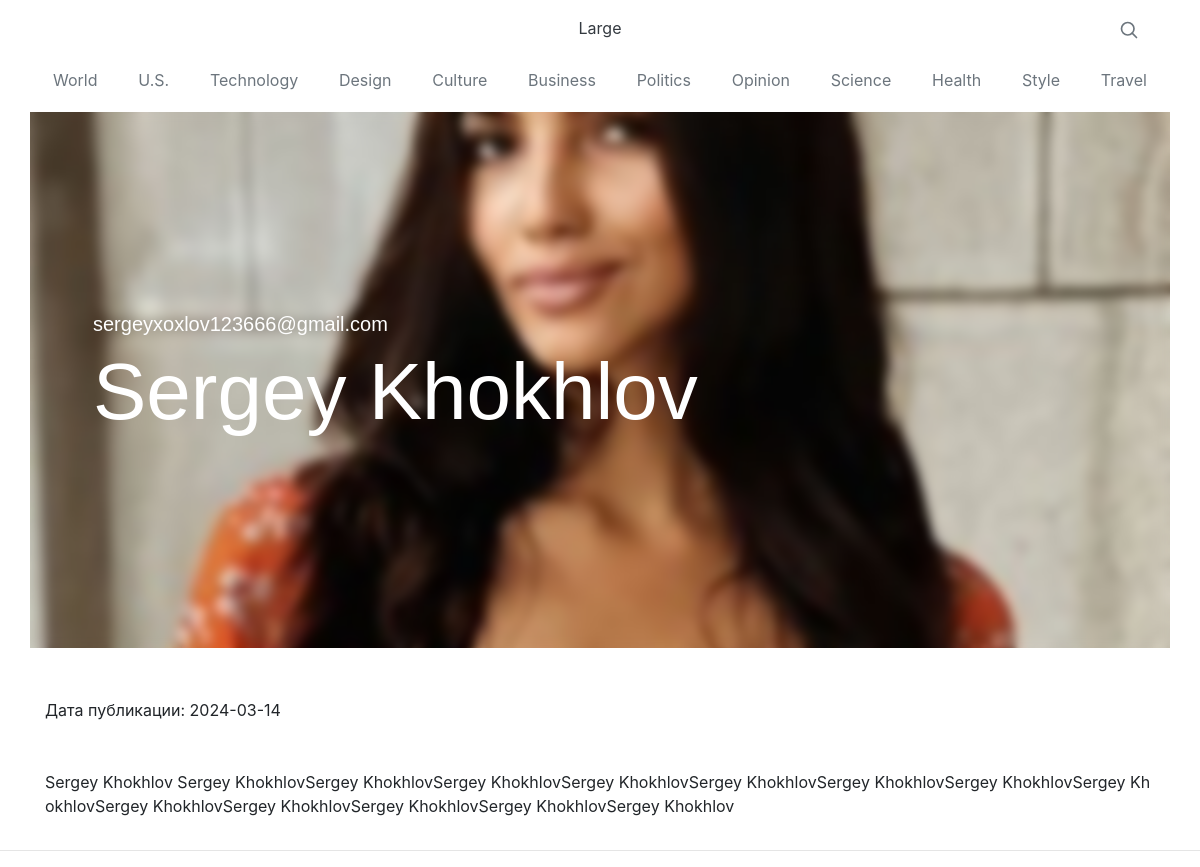
Screenshot of /post/2 with the database file from the repository.
### tables this page shows
CREATE TABLE `users` (
  `id` int(11) NOT NULL,
  `name` varchar(100) NOT NULL,
  `description` text NOT NULL,
  `created_at` date NOT NULL,
  `email` text NOT NULL
);

### application/controllers/MainController.php (called while the page is built, shortened)
<?php
class MainController extends Controller {
	public function postAction() {
		$adminModel = new Admin;
		if (!$adminModel->isPostExists($this->route['id'])) {
			$this->view->errorCode(404);
		}
		$vars = [
			'data' => $adminModel->postData($this->route['id'])[0],
		];
		$this->view->render('Пост', $vars);
	}
}

### index.php (called while the page is built, shortened)
<?php
spl_autoload_register(function($class) {
    $path = str_replace('\\', '/', $class.'.php');
});
$router = new Router;
$router->run();

### application/lib/Db.php (called while the page is built, shortened)
<?php
class Db {
	protected $db;
	public function __construct() {
		$config = require 'application/config/db.php';
		$this->db = new PDO('mysql:host='.$config['host'].';dbname='.$config['name'].'', $config['user'], $config['password']);
	}
	public function query($sql, $params = []) {
		$stmt = $this->db->prepare($sql);
		if (!empty($params)) {
			foreach ($params as $key => $val) {
				if (is_int($val)) {
					$type = PDO::PARAM_INT;
				} else {
					$type = PDO::PARAM_STR;
				}
				$stmt->bindValue(':'.$key, $val, $type);
			}
		}
		$stmt->execute();
		return $stmt;
	}
	public function row($sql, $params = []) {
		$result = $this->query($sql, $params);
		return $result->fetchAll(PDO::FETCH_ASSOC);
	}
	public function column($sql, $params = []) {
		$result = $this->query($sql, $params);
		return $result->fetchColumn();
	}
}

### application/config/db.php (called while the page is built)
<?php
return [
	'host' => '127.0.0.1:5012',
	'name' => 'blog',
	'user' => 'root',
	'password' => '',
];

### application/models/Admin.php (called while the page is built, shortened)
<?php
class Admin extends Model {
	public function isPostExists($id) {
		$params = [
			'id' => $id,
		];
		return $this->db->column('SELECT id FROM users WHERE id = :id', $params);
	}
	public function postData($id) {
		$params = [
			'id' => $id,
		];
		return $this->db->row('SELECT * FROM users WHERE id = :id', $params);
	}
}

### application/core/Controller.php (called while the page is built, shortened)
<?php
abstract class Controller {
	public function __construct($route) {
		$this->route = $route;
	}
}

### application/core/Model.php (called while the page is built, shortened)
<?php
abstract class Model {
	public function __construct() {
		$this->db = new Db;
	}
}

### application/views/main/post.php (the view)
<header class="container px-0 masthead" style="background-image: url('/public/materials/<?php echo $data['id']; ?>.jpg')">
    <div class="px-5" style="backdrop-filter: blur(5px);">
        <div class="container">
            <div class="row">
                <div class="col-lg-10 col-md-10">
                    <div class="page-heading text-left">
                        <h5><?php echo htmlspecialchars($data['email'], ENT_QUOTES); ?></h5>
                        <h1><?php echo htmlspecialchars($data['name'], ENT_QUOTES); ?></h1>
                    </div>
                </div>
            </div>
        </div>
    </div>
</header>
<div class="container">
    <p class="mt-0 mb-5">Дата публикации: <?php echo htmlspecialchars($data['created_at'], ENT_QUOTES); ?></p>
    <div class="row">
        <div class="col-lg-12 col-md-10">
            <p style="word-break: break-all;"><?php echo htmlspecialchars($data['description'], ENT_QUOTES); ?></p>
        </div>
    </div>
</div>

### application/core/Router.php (shortened to what this page needs)
<?php
class Router {
    protected $routes = [];
    protected $params = [];
    public function add($route, $params) {
        $route = preg_replace('/{([a-z]+):([^\}]+)}/', '(?P<\1>\2)', $route);
        $route = '#^'.$route.'$#';
        $this->routes[$route] = $params;
    }
    public function match() {
        $url = trim($_SERVER['REQUEST_URI'], '/');
        foreach ($this->routes as $route => $params) {
            if (preg_match($route, $url, $matches)) {
                foreach ($matches as $key => $match) {
                    if (is_string($key)) {
                        if (is_numeric($match)) {
                            $match = (int) $match;
                        }
                        $params[$key] = $match;
                    }
                }
                $this->params = $params;
                return true;
            }
        }
        return false;
    }
    public function run(){
        if ($this->match()) {
            $path = 'application\controllers\\'.ucfirst($this->params['controller']).'Controller';
            if (class_exists($path)) {
                $action = $this->params['action'].'Action';
                if (method_exists($path, $action)) {
                    $controller = new $path($this->params);
                    $controller->$action();
                } else {
                    View::errorCode(404);
                }
            } else {
                View::errorCode(404);
            }
        } else {
            View::errorCode(404);
        }
    }
}

### application/core/View.php (shortened to what this page needs)
<?php
class View {
	public $path;
	public $layout = 'default';
	public function __construct($route) {
		$this->path = $route['controller'].'/'.$route['action'];
	}
	public function render($title, $vars = []) {
		$path = 'application/views/'.$this->path.'.php';
		if (file_exists($path)) {
			require $path;
			$content = ob_get_clean();
			require 'application/views/layouts/'.$this->layout.'.php';
		}
	}
}

### application/views/layouts/default.php (shortened to what this page needs)
<!DOCTYPE html>
<html lang="en">
    <head>
        <link rel="stylesheet" href="https://cdn.jsdelivr.net/npm/bootstrap@4.6.1/dist/css/bootstrap.min.css">
        <link href="/public/styles/main.css" rel="stylesheet">
        <link href="/public/styles/font-awesome.css" rel="stylesheet">
        <link rel="stylesheet" href="https://cdn.jsdelivr.net/npm/bootstrap@4.6.1/dist/css/bootstrap.min.css">
    </head>
    <body>
    <div class="container">
        <header class="blog-header py-3">
            <div class="row flex-nowrap justify-content-between align-items-center">
                <div class="col-4 pt-1">
                </div>
                <div class="col-4 text-center">
                    <a class="blog-header-logo text-dark" href="/">Large</a>
                </div>
                <div class="col-4 d-flex justify-content-end align-items-center">
                    <a class="text-muted" href="#" aria-label="Search">
                    </a>
                </div>
            </div>
        </header>
        <div class="nav-scroller py-1 mb-2">
            <nav class="nav d-flex justify-content-between">
                <a class="p-2 text-muted" href="#">World</a>
                <a class="p-2 text-muted" href="#">U.S.</a>
                <a class="p-2 text-muted" href="#">Technology</a>
                <a class="p-2 text-muted" href="#">Design</a>
                <a class="p-2 text-muted" href="#">Culture</a>
                <a class="p-2 text-muted" href="#">Business</a>
                <a class="p-2 text-muted" href="#">Politics</a>
                <a class="p-2 text-muted" href="#">Opinion</a>
                <a class="p-2 text-muted" href="#">Science</a>
                <a class="p-2 text-muted" href="#">Health</a>
                <a class="p-2 text-muted" href="#">Style</a>
                <a class="p-2 text-muted" href="#">Travel</a>
            </nav>
        </div>
    </div>
    <?php echo $content; ?>
    <hr>
    </body>
</html>

### public/styles/main.css (style rules this page uses)
body { font-size: 20px; color: #333; font-family: Arial, serif }
p { line-height: 1.5; margin: 30px 0 }
h1, h2, h3, h4, h5, h6 { font-weight: 800; font-family: Arial, sans-serif }
a { color: #333; -webkit-transition: all .2s; -moz-transition: all .2s; transition: all .2s }
body { -webkit-tap-highlight-color: #0085a1 }
header.masthead { margin-bottom: 50px; background: no-repeat center center; background-color: #777; background-attachment: scroll; -webkit-background-size: cover; -moz-background-size: cover; -o-background-size: cover; background-size: cover }
header.masthead .page-heading, header.masthead .post-heading, header.masthead .site-heading { padding: 200px 0 150px; color: #fff }
@media only screen and (min-width: 768px) { header.masthead .page-heading, header.masthead .post-heading, header.masthead .site-heading { padding: 200px 0 } }
header.masthead .page-heading, header.masthead .site-heading { text-align: center }
header.masthead .page-heading h1, header.masthead .site-heading h1 { font-size: 50px; margin-top: 0 }
@media only screen and (min-width: 768px) { header.masthead .page-heading h1, header.masthead .site-heading h1 { font-size: 80px } }

### rows the page displays
users: email "sergeyxoxlov123666@gmail.com", name "Sergey Khokhlov", created_at "2024-03-14", description "Sergey Khokhlov Sergey KhokhlovSergey KhokhlovSergey KhokhlovSergey KhokhlovSergey KhokhlovSergey KhokhlovSergey KhokhlovSergey KhokhlovSergey KhokhlovSergey KhokhlovSergey KhokhlovSergey KhokhlovSergey Khokhlov"
